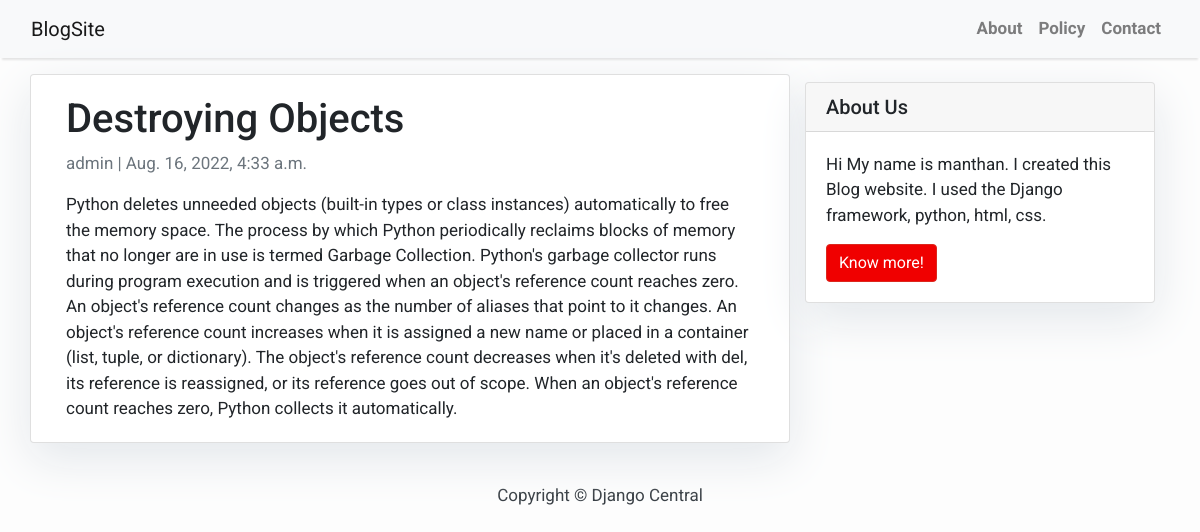
Page /destroying-objects/ on the committed database.
### blog/models.py (models this page shows, shortened)
class Post(models.Model):
    title = models.CharField(max_length=200, unique=True)
    slug = models.SlugField(max_length=200, unique=True)
    author = models.ForeignKey(User, on_delete=models.CASCADE, related_name='blog_posts')
    updated_on = models.DateTimeField(auto_now=True)
    content = models.TextField()
    created_on = models.DateTimeField(auto_now_add=True)
    status = models.IntegerField(choices=STATUS, default=0)
    class Meta:
        ordering = ['-created_on']

### blog/views.py (the view)
# urls.py: path('<slug:slug>/', views.PostDetail.as_view(), name='post_detail'),
class PostDetail(generic.DetailView):
    model = Post
    template_name = 'post_detail.html'

### templates/post_detail.html
{% extends 'base.html' %} {% block content %}
<div class="container">
  <div class="row">
    <div class="col-md-8 card mb-4  mt-3 left  top">
      <div class="card-body">
        <h1>{% block title %} {{ object.title }} {% endblock title %}</h1>
        <p class=" text-muted">{{ post.author }} | {{ post.created_on }}</p>
        <p class="card-text ">{{ object.content | safe }}</p>
      </div>
    </div>
    {% block sidebar %} {% include 'sidebar.html' %} {% endblock sidebar %}
  </div>
</div>
{% endblock content %}

### templates/base.html (style rules this page uses)
body { font-family: "Roboto", sans-serif; font-size: 17px; background-color: #fdfdfd; }

### templates/sidebar.html (style rules this page uses)
.card { box-shadow: 0 16px 48px #E3E7EB; }

### rows in the picture
Post: title "Destroying Objects", author "admin", created_on "Aug. 16, 2022, 4:33 a.m.", content "Python deletes unneeded objects (built-in types or class instances) automatically to free the memory space. The process by which Python periodically reclaims blocks of memory that no longer are in use is termed Garbage Collection. Python's garbage collector runs during program execution and is triggered when an object's reference count reaches zero. An object's reference count changes as the number of aliases that point to it changes. An object's reference count increases when it is assigned a new name or placed in a container (list, tuple, or dictionary). The object's reference count decreases when it's deleted with del, its reference is reassigned, or its reference goes out of scope. When…"
